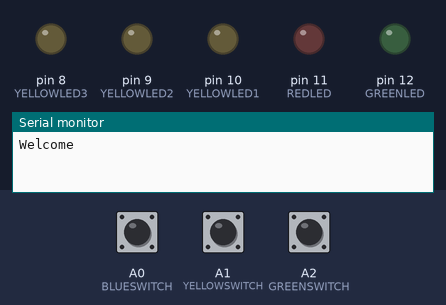
Simulated run of this sketch. Board: Arduino Uno, built with avr-gcc and run on an emulated ATmega328P. Shown: output pins drawn as LEDs (lit = HIGH), the last lines printed to the serial monitor. The inputs (shaded band) are chosen by the test bench; at power-on: A0 (BLUESWITCH) LOW, A1 (YELLOWSWITCH) LOW, A2 (GREENSWITCH) LOW. Random numbers use the default seed unless the sketch sets one.

Above: at 0.1 s.
At 11.6 s:
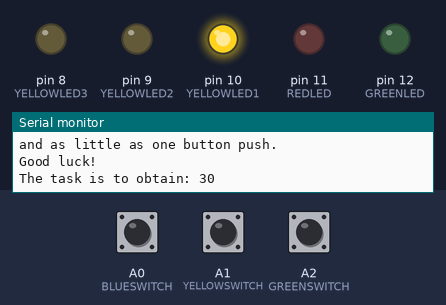
At 14.6 s:
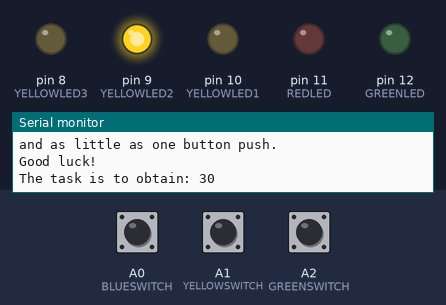
At 21.6 s:
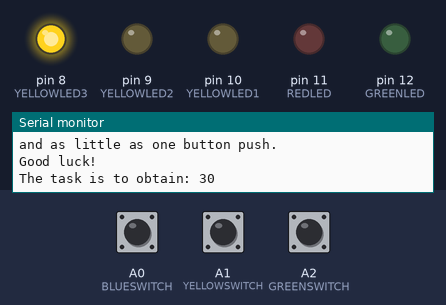
At 29.1 s:
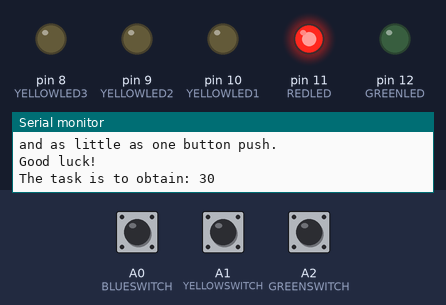
Timing chart, 0 to 30.6 s (numbered marks = the images above):
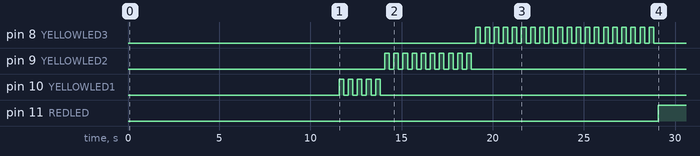

The sketch:

Week_9_Assignment_cou210.ino
```cpp
/*This is the Production Assignment for Week 9
  Chinonyerem Ukaegbu
  23 March, 2021
*/

//Declare variables

//LEDs
const int GREENLED = 12;
const int REDLED = 11;
const int YELLOWLED1 = 10;
const int YELLOWLED2 = 9;
const int YELLOWLED3 = 8;

//BUTTONS
const int BLUESWITCH = A0;
const int YELLOWSWITCH = A1;
const int GREENSWITCH = A2;

//COUNTERS
int counter1 = 0;
int counter2 = 0;
int counter3 = 0;

//GAME COMPONENTS
int values[] = {5, 10, 20, 25, 30, 35};
int sum;
int answer;

boolean startgame = true;

void setup() {

  Serial.begin(9600);
  Serial.print("Welcome \n");
  delay(1000);
  Serial.print("This game involves a little memorization coupled with basic math\nat the start of the game, the yellow LEDs will flash a certain number\nof times corresponding to their assigned value. After all three yellow\nLEDs have flashed, the red LED lights up indicating the start of the game\nyour task is to press the buttons corresponding to each LED in order to\nget the value that will be displayed. There is a catch however! Each button\ncan only be pressed once as subsequent presses have no effect on the value.\nThe game can be solved with a maximum number of 3 unique button pushes\nand as little as one button push.\nGood luck!\n");
  delay(10000);

  randomSeed(analogRead(A4)); //to randomize the values more

  int i = random(0, 5);
  answer = values[i]; //this is the variable that holds the randomly generated value to be guessed

  Serial.print("The task is to obtain: ");
  Serial.println(answer);

  // initialize LEDs as output and buttons as input
  pinMode(GREENLED, OUTPUT);
  pinMode(REDLED, OUTPUT);
  pinMode(YELLOWLED1, OUTPUT);
  pinMode(YELLOWLED2, OUTPUT);
  pinMode(YELLOWLED3, OUTPUT);
  pinMode(BLUESWITCH, INPUT);
  pinMode(YELLOWSWITCH, INPUT);
  pinMode(GREENSWITCH, INPUT);

  //flashes the first yellow LED 5 times
  for (int n = 0; n < 5; n++) {
    digitalWrite(YELLOWLED1, HIGH);
    delay(250);
    digitalWrite(YELLOWLED1, LOW);
    delay(250);
  }

  //flashes the second yellow LED 10 times
  for (int n = 0; n < 10; n++) {
    digitalWrite(YELLOWLED2, HIGH);
    delay(250);
    digitalWrite(YELLOWLED2, LOW);
    delay(250);
  }

  //flashes the third yellow LED 20 times
  for (int n = 0; n < 20; n++) {
    digitalWrite(YELLOWLED3, HIGH);
    delay(250);
    digitalWrite(YELLOWLED3, LOW);
    delay(250);
  }

}


void loop() {

  while (startgame) {
    int switch1Position = digitalRead(BLUESWITCH);
    int switch2Position = digitalRead(YELLOWSWITCH);
    int switch3Position = digitalRead(GREENSWITCH);

    if (switch1Position == HIGH) {
      counter1 = 5;
      digitalWrite(YELLOWLED1, HIGH);
    } else  {
      digitalWrite(YELLOWLED1, LOW);
    }

    if (switch2Position == HIGH) {
      counter2 = 10;
      digitalWrite(YELLOWLED2, HIGH);
    } else  {
      digitalWrite(YELLOWLED2, LOW);
    }

    if (switch3Position == HIGH) {
      counter3 = 20;
      digitalWrite(YELLOWLED3, HIGH);
    } else  {
      digitalWrite(YELLOWLED3, LOW);
    }

    sum = counter1 + counter2 + counter3;
    if (sum == answer) {
      digitalWrite(GREENLED, HIGH);
      digitalWrite(REDLED, LOW);
      Serial.print("Congratulations! You guessed right \n");
      Serial.print("Game Over! \n");
      startgame = false;
    }
    else {
      digitalWrite(GREENLED, LOW);
      digitalWrite(REDLED, HIGH);

    }
  }
}
```

Measured:
- by itself, pin 11 (REDLED): LOW → HIGH at 29.1 s
